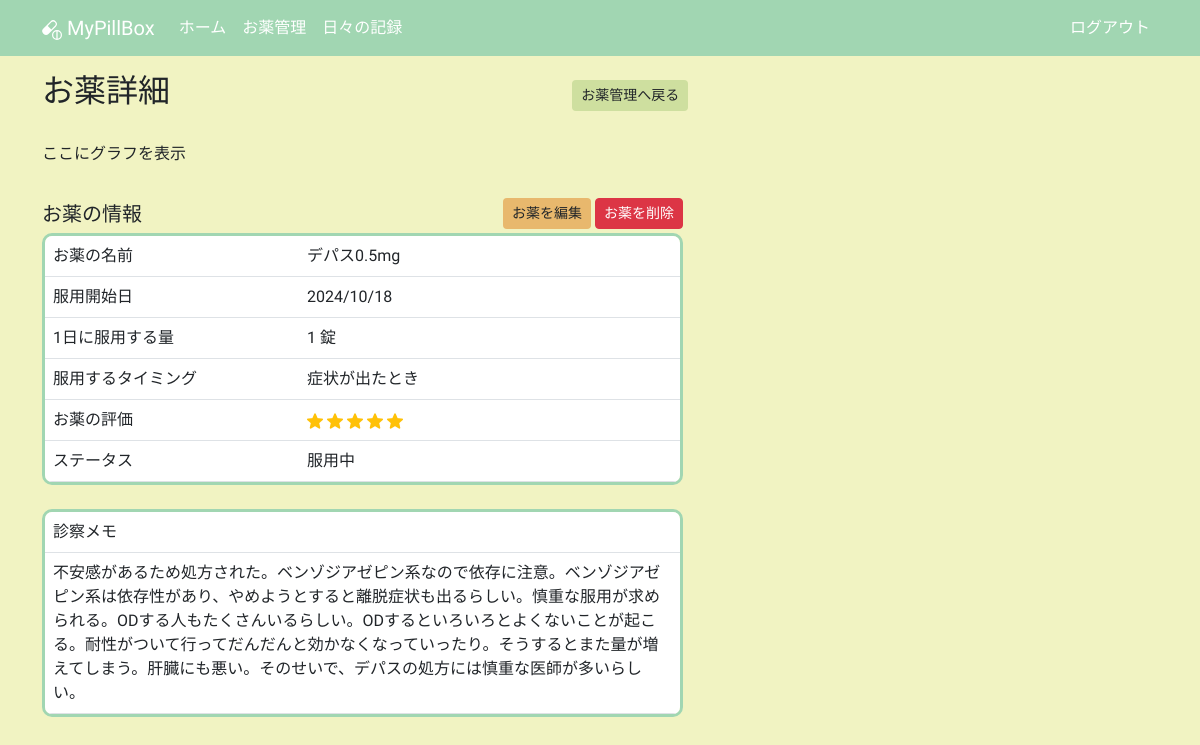
The page /medicine_detail/1 (signed in) on the database its author committed.
### app/models.py (models this page shows, shortened)
class Medicine(db.Model):
    __tablename__ = "medicines"
    id: so.Mapped[int] = so.mapped_column(primary_key=True)
    name: so.Mapped[str] = so.mapped_column(sa.String(100))
    taking_start_date: so.Mapped[datetime.date] = so.mapped_column(sa.Date)
    dose_per_day: so.Mapped[Optional[float]]
    taking_timing: so.Mapped[Optional[str]] = so.mapped_column(sa.String(100))
    memo: so.Mapped[Optional[str]] = so.mapped_column(sa.Text)
    rating: so.Mapped[Optional[int]] = so.mapped_column(default=0)
    is_active: so.Mapped[bool] = so.mapped_column(sa.Boolean)
    taking_unit: so.Mapped[TakingUnit] = so.mapped_column(sa.Enum(TakingUnit))
    user_id: so.Mapped[int] = so.mapped_column(sa.ForeignKey(User.id))
    user: so.Mapped[User] = so.relationship(back_populates="medicines")
    daily_log_details: so.Mapped[list["DailyLogDetail"]] = so.relationship(
        cascade="all, delete-orphan", back_populates="medicine"
    )

### app/routes.py (the view)
@app.route("/medicine_detail/<int:medicine_id>")
@login_required
def medicine_detail(medicine_id):
    title = "お薬詳細"
    form = EmptyForm()
    medicine = db.session.get(Medicine, medicine_id)
    if medicine is None or medicine.user_id != current_user.id:
        abort(404)
    return render_template(
        "medicine_detail.html", medicine=medicine, title=title, form=form
    )

### app/models.py (called while the page is built)
@login.user_loader
def load_user(id):
    return db.session.get(User, int(id))

### app/templates/medicine_detail.html (shortened to what this page needs)
{% extends "base.html" %}
{% block content %}
  <div class="col-12 col-lg-7 mb-3">
    <div class="mb-4 d-flex justify-content-between align-items-center">
      <h2>お薬詳細</h2>
      <a href="{{ url_for('medicines') }}" class="btn btn-sm btn-back">お薬管理へ戻る</a>
    </div>
  </div>
  <div class="row">
    <div class="col-12 col-lg-7 mb-3">
      <p>ここにグラフを表示</p>
    </div>
  </div>
  <div class="row">
    <div class="col-12 col-lg-7 mb-2">
      <div class="mb-1 d-flex justify-content-between align-items-center">
        <h5 class="mb-0">お薬の情報</h5>
        <div>
          <a href="{{ url_for('edit_medicine', medicine_id=medicine.id) }}"
             class="btn btn-custom btn-sm">お薬を編集</a>
          <button type="button"
                  class="btn btn-danger btn-sm"
                  data-bs-toggle="modal"
                  data-bs-target="#deletingModal">お薬を削除</button>
        </div>
      </div>
      <table class="table table-hover">
        <tr>
          <td style="width: 40%;">お薬の名前</td>
          <td style="width: 60%;">{{ medicine.name }}</td>
        </tr>
        <tr>
          <td style="width: 40%;">服用開始日</td>
          <td style="width: 60%;">{{ medicine.taking_start_date.strftime("%Y/%m/%d") }}</td>
        </tr>
        <tr>
          <td style="width: 40%;">1日に服用する量</td>
          <td style="width: 60%;">
            {% if not medicine.dose_per_day %}
              -
            {% elif (medicine.dose_per_day|string).split(".")[1] == "0" %}
              {{ medicine.dose_per_day|int }}
            {% else %}
              {{ medicine.dose_per_day }}
            {% endif %}
            {{ medicine.taking_unit.value }}
          </td>
        </tr>
        <tr>
          <td style="width: 40%;" class="sp-br-container">
            <span>服用する</span>
            <br>
            <span>タイミング</span>
          </td>
          <td style="width: 60%;">{{ medicine.taking_timing or "-" }}</td>
        </tr>
        <tr>
          <td style="width: 40%;">お薬の評価</td>
          <td style="width: 60%;">
            {% for i in range(0, medicine.rating) %}
              <img src="{{ url_for('static', filename='images/star_on.png') }}"
                   class="star-display rating-checked"
                   alt="star">
            {% endfor %}
          </td>
        </tr>
        <tr>
          <td style="width: 40%;">ステータス</td>
          <td style="width: 60%;">
            {% if medicine.is_active == True %}
              服用中
            {% else %}
              服用していない
            {% endif %}
          </td>
        </tr>
      </table>
    </div>
  </div>
  <div class="row">
    <div class="col-12 col-lg-7 mb-3">
      <table class="table table-hover">
        <tr>
          <td>診察メモ</td>
        </tr>
        <tr>
          <td>{{ medicine.memo or "-" }}</td>
        </tr>
      </table>
    </div>
  </div>
{% endblock content %}

### app/templates/base.html (style rules this page uses)
body { background-color: #F1F3C2; font-family: "Zen Maru Gothic", sans-serif; font-weight: 500; font-style: normal; }
.btn-custom { background-color: #E8B86D; font-weight: 500; }
.btn-back { background-color: #CEDF9F; font-weight: 500; margin-right: .30rem; }
.rating-checked { filter: none!important; }
.star-display { width: 1em; height: 1em; filter: invert(99%) sepia(1%) saturate(0%) hue-rotate(161deg) brightness(101%) contrast(104%); }
.table { border: 3px #A1D6B2 solid; border-collapse: separate; border-spacing: 0; border-radius: 10px; overflow: hidden; }
.table td { border-bottom: 1px #dee2e6 solid; }
@media screen and (min-width: 430px) { .sp-br-container { font-size: 0; } }
@media screen and (min-width: 430px) { .sp-br-container span { font-size: 16px; } }

### rows shown on the page
Medicine: name "デパス0.5mg", taking_start_date "2024/10/18", dose_per_day "1", taking_unit.value "錠", taking_timing "症状が出たとき", rating 5 (drawn), memo "不安感があるため処方された。ベンゾジアゼピン系なので依存に注意。ベンゾジアゼピン系は依存性があり、やめようとすると離脱症状も出るらしい。慎重な服用が求められる。ODする人もたくさんいるらしい。ODするといろいろとよくないことが起こる。耐性がついて行ってだんだんと効かなくなっていったり。そうするとまた量が増えてしまう。肝臓にも悪い。そのせいで、デパスの処方には慎重な医師が多いらしい。"
